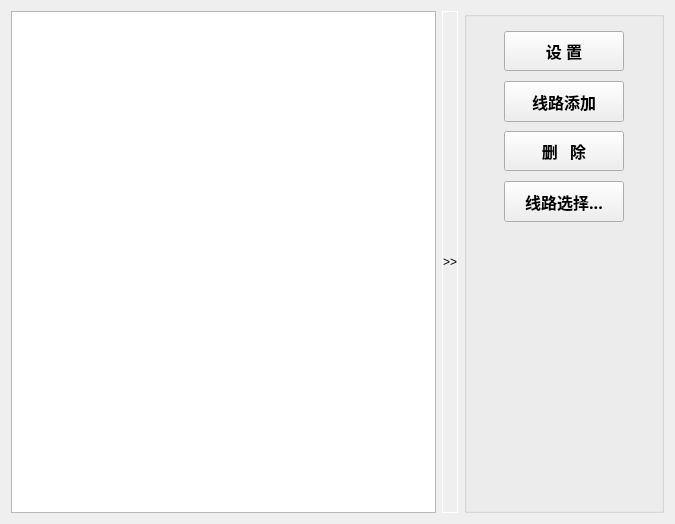
<?xml version="1.0" encoding="UTF-8"?>
<ui version="4.0">
 <class>RailLineEdit</class>
 <widget class="QWidget" name="RailLineEdit">
  <property name="geometry">
   <rect>
    <x>0</x>
    <y>0</y>
    <width>675</width>
    <height>524</height>
   </rect>
  </property>
  <property name="windowTitle">
   <string>Form</string>
  </property>
  <property name="styleSheet">
   <string notr="true">font: 900 10pt &quot;微软雅黑&quot;;</string>
  </property>
  <layout class="QGridLayout" name="gridLayout">
   <item row="0" column="0">
    <widget class="QTableView" name="tableView">
     <property name="contextMenuPolicy">
      <enum>Qt::CustomContextMenu</enum>
     </property>
     <property name="toolTip">
      <string>双击可编辑&lt;br /&gt;编辑好后，请按回车键 &lt;br /&gt;右键可弹出菜单</string>
     </property>
     <property name="statusTip">
      <string>双击可编辑&lt;br /&gt;编辑好后，请按回车键。</string>
     </property>
     <property name="styleSheet">
      <string notr="true">font:200 10pt &quot;宋体&quot;;</string>
     </property>
     <property name="editTriggers">
      <set>QAbstractItemView::DoubleClicked|QAbstractItemView::EditKeyPressed</set>
     </property>
     <property name="alternatingRowColors">
      <bool>true</bool>
     </property>
     <property name="selectionMode">
      <enum>QAbstractItemView::SingleSelection</enum>
     </property>
     <property name="selectionBehavior">
      <enum>QAbstractItemView::SelectRows</enum>
     </property>
    </widget>
   </item>
   <item row="0" column="1">
    <widget class="expandPushButton" name="pbtnUIExpand">
     <property name="sizePolicy">
      <sizepolicy hsizetype="Fixed" vsizetype="Preferred">
       <horstretch>0</horstretch>
       <verstretch>0</verstretch>
      </sizepolicy>
     </property>
     <property name="minimumSize">
      <size>
       <width>0</width>
       <height>500</height>
      </size>
     </property>
     <property name="maximumSize">
      <size>
       <width>20</width>
       <height>16777215</height>
      </size>
     </property>
     <property name="styleSheet">
      <string notr="true">border:1px solid;

border-color: rgb(255, 255, 255);</string>
     </property>
     <property name="text">
      <string>&gt;&gt;</string>
     </property>
    </widget>
   </item>
   <item row="0" column="2">
    <widget class="QGroupBox" name="groupBox">
     <property name="minimumSize">
      <size>
       <width>200</width>
       <height>0</height>
      </size>
     </property>
     <property name="styleSheet">
      <string notr="true">font: 900 12pt &quot;微软雅黑&quot;;</string>
     </property>
     <property name="title">
      <string/>
     </property>
     <widget class="HoverBitmapBtn" name="pbtnLoad">
      <property name="geometry">
       <rect>
        <x>40</x>
        <y>70</y>
        <width>120</width>
        <height>41</height>
       </rect>
      </property>
      <property name="minimumSize">
       <size>
        <width>80</width>
        <height>40</height>
       </size>
      </property>
      <property name="maximumSize">
       <size>
        <width>120</width>
        <height>58</height>
       </size>
      </property>
      <property name="font">
       <font>
        <family>微软雅黑</family>
        <pointsize>12</pointsize>
        <weight>99</weight>
        <italic>false</italic>
        <bold>true</bold>
       </font>
      </property>
      <property name="styleSheet">
       <string notr="true"/>
      </property>
      <property name="text">
       <string>线路添加</string>
      </property>
     </widget>
     <widget class="HoverBitmapBtn" name="pbtnView">
      <property name="geometry">
       <rect>
        <x>40</x>
        <y>170</y>
        <width>120</width>
        <height>41</height>
       </rect>
      </property>
      <property name="minimumSize">
       <size>
        <width>120</width>
        <height>40</height>
       </size>
      </property>
      <property name="maximumSize">
       <size>
        <width>120</width>
        <height>58</height>
       </size>
      </property>
      <property name="font">
       <font>
        <family>微软雅黑</family>
        <pointsize>12</pointsize>
        <weight>99</weight>
        <italic>false</italic>
        <bold>true</bold>
       </font>
      </property>
      <property name="styleSheet">
       <string notr="true"/>
      </property>
      <property name="text">
       <string>线路选择...</string>
      </property>
     </widget>
     <widget class="HoverBitmapBtn" name="pbtnDelete">
      <property name="geometry">
       <rect>
        <x>40</x>
        <y>120</y>
        <width>120</width>
        <height>40</height>
       </rect>
      </property>
      <property name="minimumSize">
       <size>
        <width>120</width>
        <height>40</height>
       </size>
      </property>
      <property name="maximumSize">
       <size>
        <width>120</width>
        <height>58</height>
       </size>
      </property>
      <property name="font">
       <font>
        <family>微软雅黑</family>
        <pointsize>12</pointsize>
        <weight>99</weight>
        <italic>false</italic>
        <bold>true</bold>
       </font>
      </property>
      <property name="styleSheet">
       <string notr="true"/>
      </property>
      <property name="text">
       <string>删   除</string>
      </property>
     </widget>
     <widget class="HoverBitmapBtn" name="pbtnSet">
      <property name="geometry">
       <rect>
        <x>40</x>
        <y>20</y>
        <width>120</width>
        <height>40</height>
       </rect>
      </property>
      <property name="minimumSize">
       <size>
        <width>120</width>
        <height>40</height>
       </size>
      </property>
      <property name="maximumSize">
       <size>
        <width>120</width>
        <height>58</height>
       </size>
      </property>
      <property name="font">
       <font>
        <family>微软雅黑</family>
        <pointsize>12</pointsize>
        <weight>99</weight>
        <italic>false</italic>
        <bold>true</bold>
       </font>
      </property>
      <property name="styleSheet">
       <string notr="true"/>
      </property>
      <property name="text">
       <string>设 置</string>
      </property>
     </widget>
    </widget>
   </item>
  </layout>
  <action name="actionInsert">
   <property name="checkable">
    <bool>false</bool>
   </property>
   <property name="icon">
    <iconset>
     <normaloff>res/add.png</normaloff>res/add.png</iconset>
   </property>
   <property name="text">
    <string>插入一条记录</string>
   </property>
   <property name="toolTip">
    <string>插入一条记录</string>
   </property>
   <property name="visible">
    <bool>true</bool>
   </property>
  </action>
  <action name="actionDelRow">
   <property name="icon">
    <iconset>
     <normaloff>res/del.png</normaloff>res/del.png</iconset>
   </property>
   <property name="text">
    <string>删除记录</string>
   </property>
   <property name="toolTip">
    <string>删除记录</string>
   </property>
  </action>
  <action name="actionToBeijing">
   <property name="checkable">
    <bool>true</bool>
   </property>
   <property name="text">
    <string>上行表</string>
   </property>
   <property name="shortcut">
    <string>Ctrl+Up</string>
   </property>
  </action>
  <action name="actionLeftBeijing">
   <property name="checkable">
    <bool>true</bool>
   </property>
   <property name="text">
    <string>下行表</string>
   </property>
   <property name="shortcut">
    <string>Ctrl+Down</string>
   </property>
  </action>
 </widget>
 <customwidgets>
  <customwidget>
   <class>HoverBitmapBtn</class>
   <extends>QPushButton</extends>
   <header>hoverbitmapbtn.h</header>
  </customwidget>
  <customwidget>
   <class>expandPushButton</class>
   <extends>QPushButton</extends>
   <header location="global">expandpushbutton.h</header>
  </customwidget>
 </customwidgets>
 <resources/>
 <connections/>
</ui>
